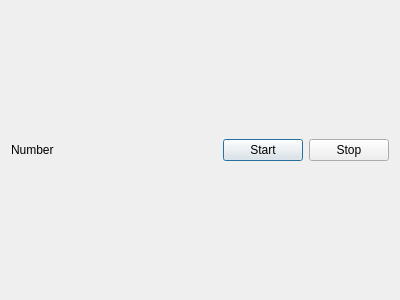
<?xml version="1.0" encoding="UTF-8"?>
<ui version="4.0">
 <class>Dialog</class>
 <widget class="QDialog" name="Dialog">
  <property name="geometry">
   <rect>
    <x>0</x>
    <y>0</y>
    <width>400</width>
    <height>300</height>
   </rect>
  </property>
  <property name="windowTitle">
   <string>Dialog</string>
  </property>
  <layout class="QHBoxLayout" name="horizontalLayout">
   <item>
    <widget class="QLabel" name="label">
     <property name="text">
      <string>Number</string>
     </property>
    </widget>
   </item>
   <item>
    <spacer name="horizontalSpacer">
     <property name="orientation">
      <enum>Qt::Horizontal</enum>
     </property>
     <property name="sizeHint" stdset="0">
      <size>
       <width>40</width>
       <height>20</height>
      </size>
     </property>
    </spacer>
   </item>
   <item>
    <widget class="QPushButton" name="pushButton">
     <property name="text">
      <string>Start</string>
     </property>
    </widget>
   </item>
   <item>
    <widget class="QPushButton" name="pushButton_2">
     <property name="text">
      <string>Stop</string>
     </property>
    </widget>
   </item>
  </layout>
 </widget>
 <layoutdefault spacing="6" margin="11"/>
 <resources/>
 <connections/>
</ui>
